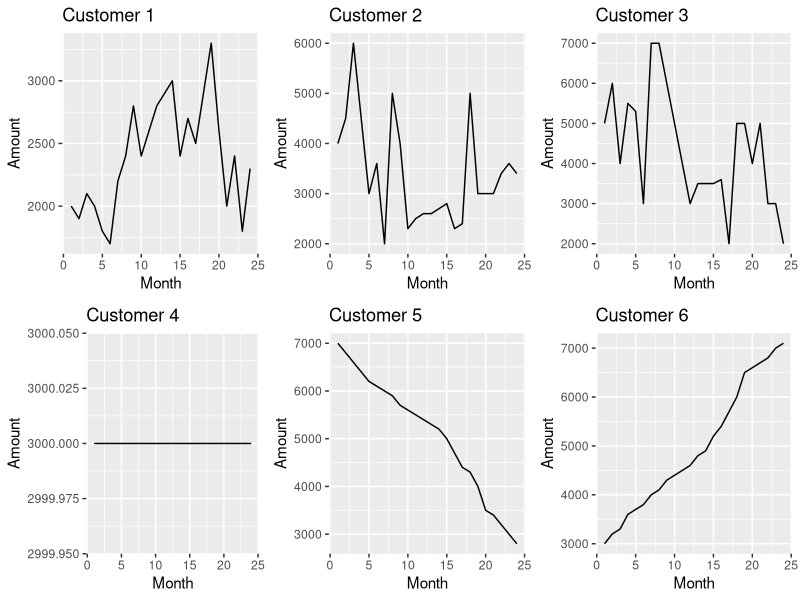
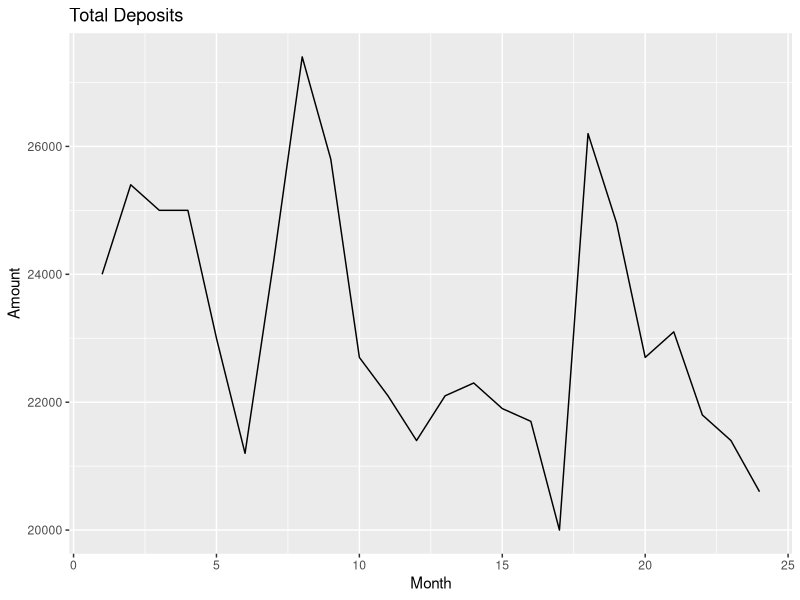
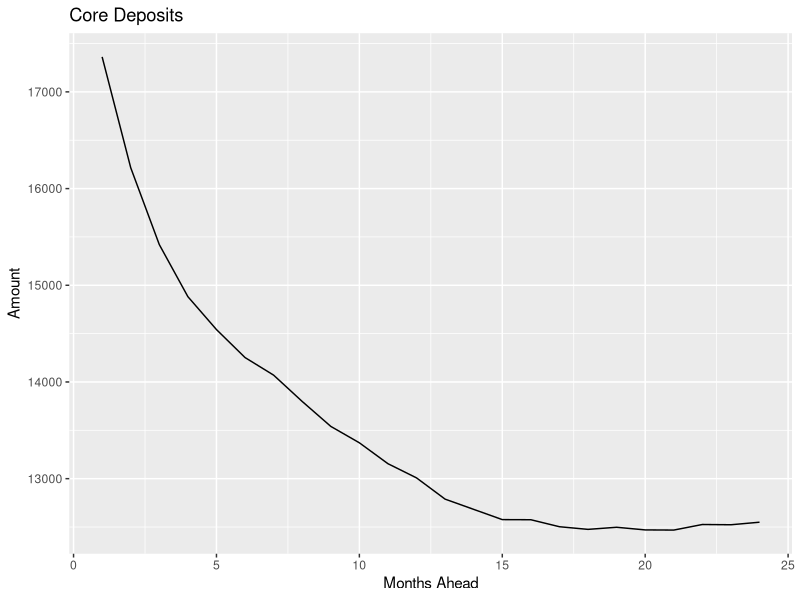
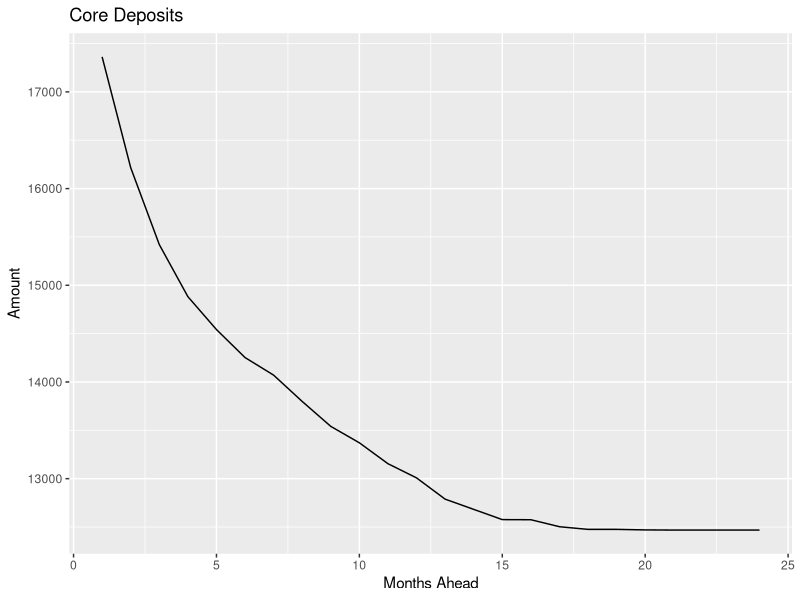
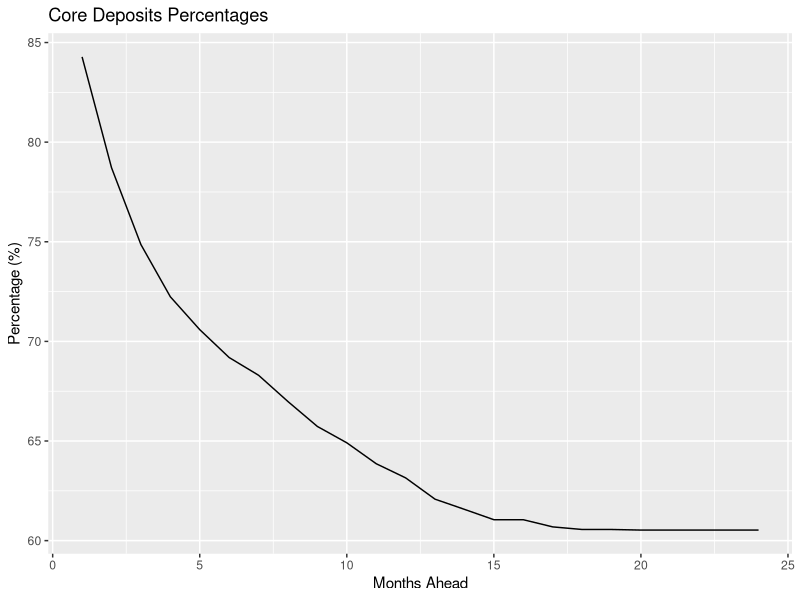

The R script that drew these images, in order:
### Importing and Viewing the data of monthly deposits

setwd("C:/") #set the working directory to the folder in which you save the file "Data.csv"
Deposits<-read.csv("Data.csv",sep=",",header=TRUE)

head(Deposits)
tail(Deposits)

### Plotting the monthly balances ###

library(ggplot2)
library(gridExtra)

gglist<-list()
for(i in 1:ncol(Deposits))
{gglist[[i]]<-local({i<-i;ggplot(Deposits,aes(x=seq(1:nrow(Deposits)),y=Deposits[,i]))+geom_line()+xlab("Month")+ylab("Amount")+ggtitle(paste("Customer",i))})}
grid.arrange(grobs=gglist, nrow = 2,ncol=3)

TotalDeposits<-data.frame(Month=seq(1:nrow(Deposits)),TotalDeposits=rowSums(Deposits))
ggplot(TotalDeposits,aes(x=Month,y=TotalDeposits))+geom_line()+ylab("Amount")+ggtitle("Total Deposits")


### Differencing the data ###

DepDiff<-apply(Deposits,2,diff)
head(DepDiff)

### The simulation ###

alpha<-0.95 #the level of significance associated with the core deposits
k<-24 #the number of months ahead for which we calculate the core deposits
iter_no<-100 #the number of iterations used

CoreDepositsAveraged<-rep(0,k)

for(iter in 1:iter_no)

{  
SimData<-Deposits[rep(nrow(Deposits),nrow(DepDiff)*4),]
rownames(SimData) <- 1:nrow(SimData)
SimData

CoreDeposits<-c()

for(m in 1:k)
{
for(i in 1:ncol(SimData))
{SimData[,i]<-SimData[,i]+sample(rep(DepDiff[,i],4))}
SimData[SimData<0]<-0 #Removing the negative balances

SimDataDash<-SimData
for(i in 1:ncol(SimDataDash))
{SimDataDash[,i][SimDataDash[,i]>Deposits[nrow(Deposits),][[i]]]<-Deposits[nrow(Deposits),][[i]]}

CoreDeposits<-c(CoreDeposits,quantile(rowSums(SimDataDash),1-alpha))
}


CoreDepositsAveraged<-(CoreDepositsAveraged*(iter-1)+CoreDeposits)/iter


}

### Output from Simulation ###

Results<-data.frame(Months.Ahead = seq(1,k),Core.Deposits=CoreDepositsAveraged)
Results
ggplot(Results,aes(x=Months.Ahead,y=Core.Deposits))+geom_line()+xlab("Months Ahead")+ylab("Amount")+ggtitle("Core Deposits")

for(i in 2:nrow(Results))
{if(Results$Core.Deposits[[i]]>Results$Core.Deposits[[i-1]]){Results$Core.Deposits[[i]]<-Results$Core.Deposits[[i-1]]}}

Results
ggplot(Results,aes(x=Months.Ahead,y=Core.Deposits))+geom_line()+xlab("Months Ahead")+ylab("Amount")+ggtitle("Core Deposits")

for (i in 2:length(CoreDepositsAveraged)){
  if(CoreDepositsAveraged[[i]]>CoreDepositsAveraged[[i-1]]){CoreDepositsAveraged[[i]]<-CoreDepositsAveraged[[i-1]]}
}

Results$Core.Deposits.Perc<-round(Results$Core.Deposits*100/rowSums(Deposits[nrow(Deposits),]),2)
Results
ggplot(Results,aes(x=Months.Ahead,y=Core.Deposits.Perc))+geom_line()+xlab("Months Ahead")+ylab("Percentage (%)")+ggtitle("Core Deposits Percentages")


#########
